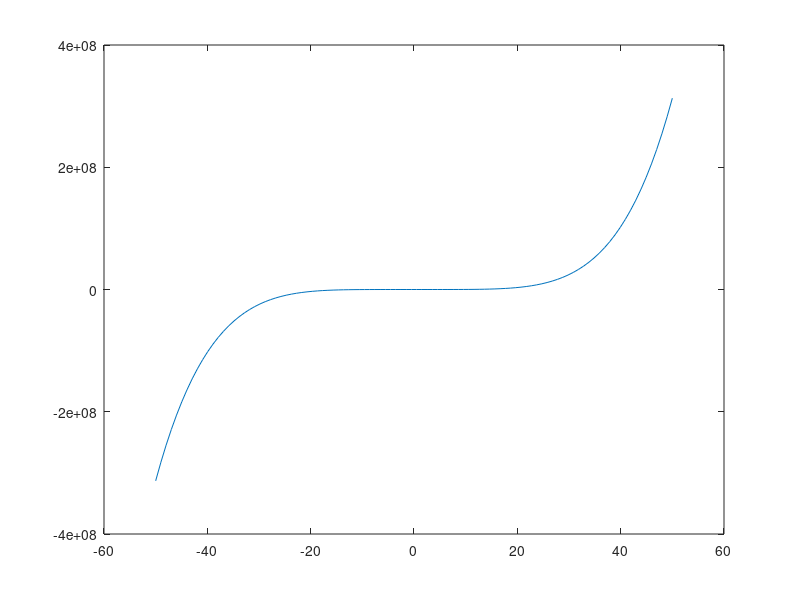

Write MATLAB code to recreate this figure.
%{
---------------------------------------------
This Program was Created by the MATLAB R2014b
Project : Plot Function
Author : Arash Mehrzadi https://arashmehrzadi.com
Date : 11 June 2021
---------------------------------------------
%}

fprintf('PoltFunction.m ...\nFunction : X^5 + 4X^3 + 3X^2 + 2X + 1');
p= [1 0 4 3 2 1];
r= roots(p);
fprintf('\nRoots : %f\n',r);
x= linspace(-50, 50, 100);
y= polyval(p, x);
plot(x, y);
